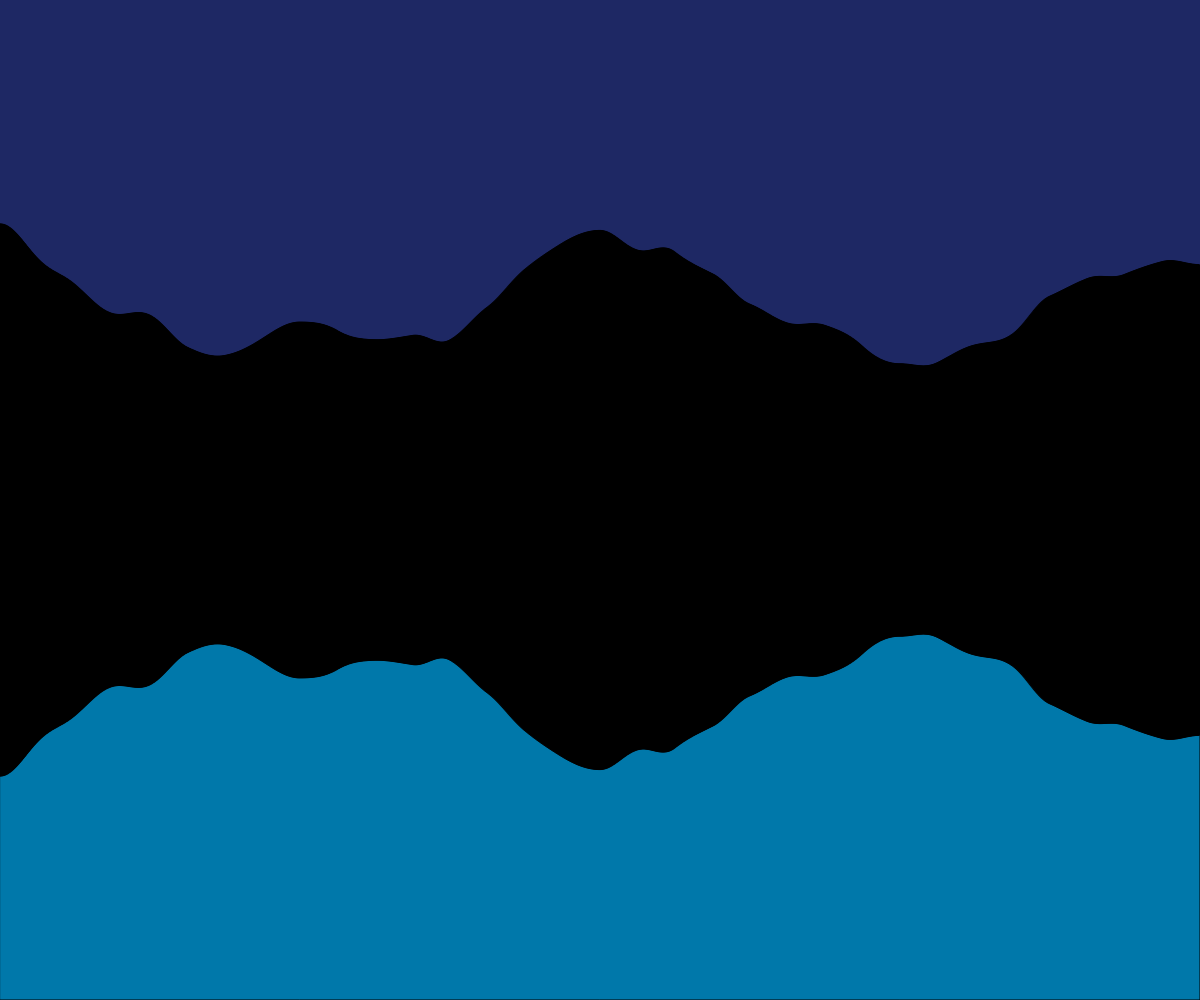
Frame 1 (no input)
Frame 60 (no input): identical to frame 1, image omitted
Frame 120 (the mouse pressed at the canvas centre since frame 60): identical to frame 1, image omitted

The p5.js sketch that drew this single still picture (run headless with seeded random() and noise() and a simulated clock; from frame 60 on, the mouse is pressed at the canvas centre):

// p5.js sketch
// ── sketch.js
// Project Title
// Your Name
// Date
//
// Extra for Experts:
// - describe what you did to take this project "above and beyond"

let rectWidth = 1;
let terrainVariation = 4;

function setup() {
  createCanvas(windowWidth, windowHeight);
  background(30,40,100);
  rectMode(CENTER); //CHANGE THIS
  drawRectangles();
}

function drawRectangles() {
  fill(0,120,170);
  rect(width/2,height*0.75,width,height*0.50);
  let rectHeight;
  let rectNoise;
  fill(0);
  for(let x = 0; x < width; x += rectWidth) {
    rectNoise = (noise(map(x,0,width,0,terrainVariation)));
    rectHeight = map(rectNoise,0,1,height*0.05,height*0.8);
    rect(x, height/2, rectWidth, rectHeight);
  }
}

function draw() {
}
